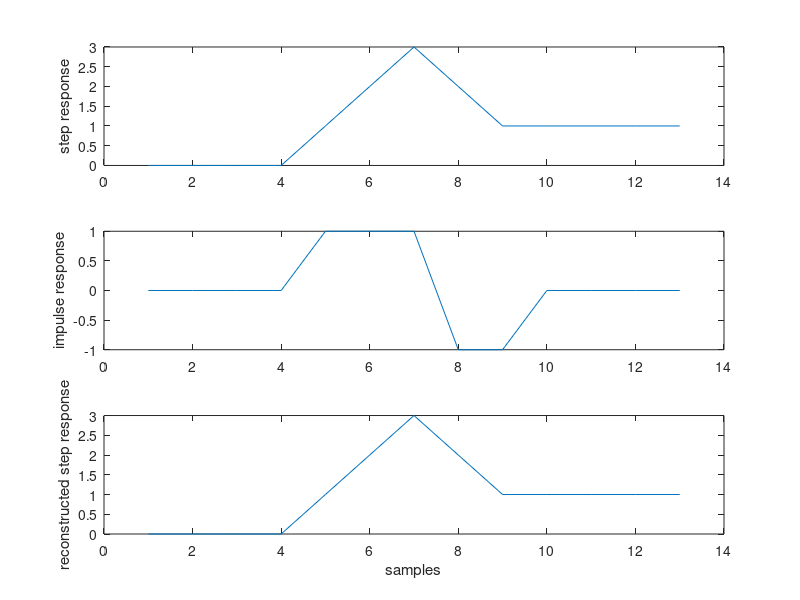

The MATLAB script that drew this image:
% TEMP_TestStepResponse.m
%
% Tests whether the impulse response is in fact the derivative of a step
% response and, if so, what the impulse response for our given step
% response looks like.
%
% Created 9/16/14 by DJ.

stepresp = [0 0 0 0 1 2 3 2 1 1 1 1 1];
impresp = [0 diff(stepresp)];
step_recon = conv(ones(1,length(stepresp)),impresp,'full');
step_recon = step_recon(1:length(stepresp));

figure(22);
subplot(3,1,1);
plot(stepresp);
ylabel('step response')

subplot(3,1,2);
plot(impresp);
ylabel('impulse response')

subplot(3,1,3);
plot(step_recon);
ylabel('reconstructed step response')
xlabel('samples')

isequal(stepresp,step_recon)